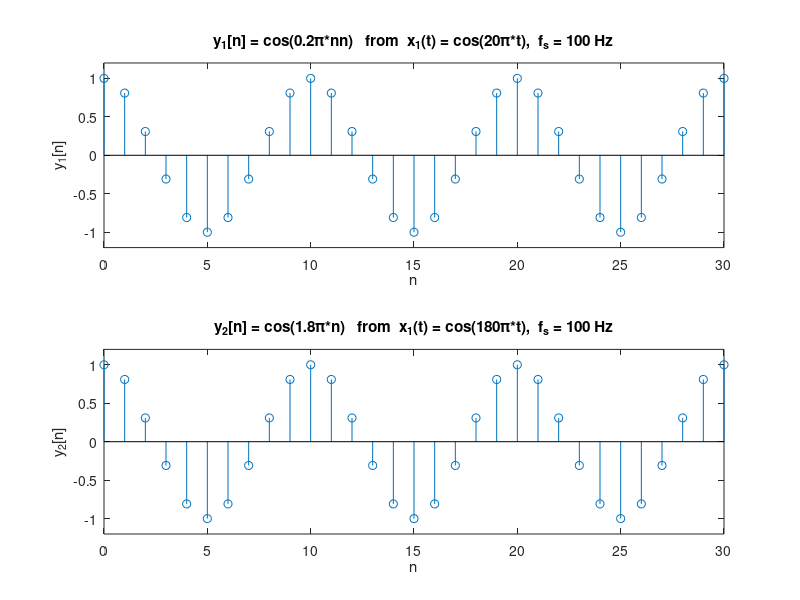
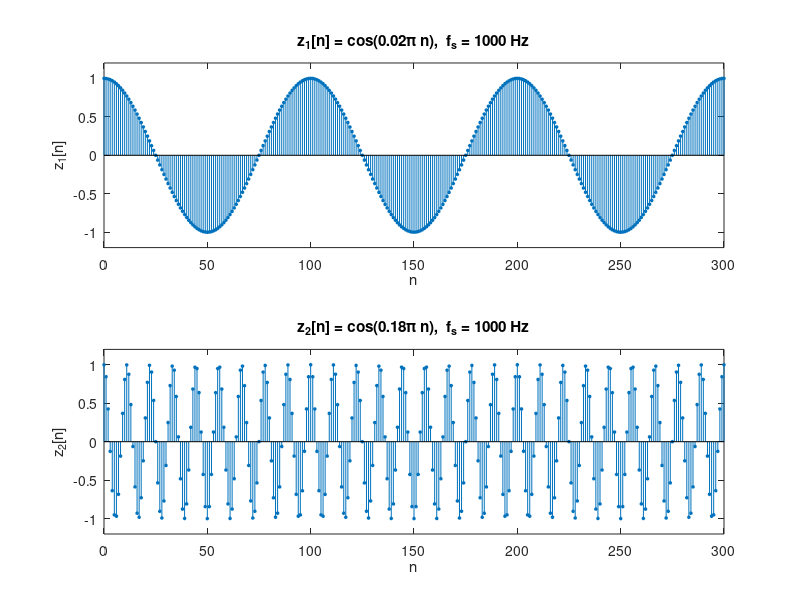
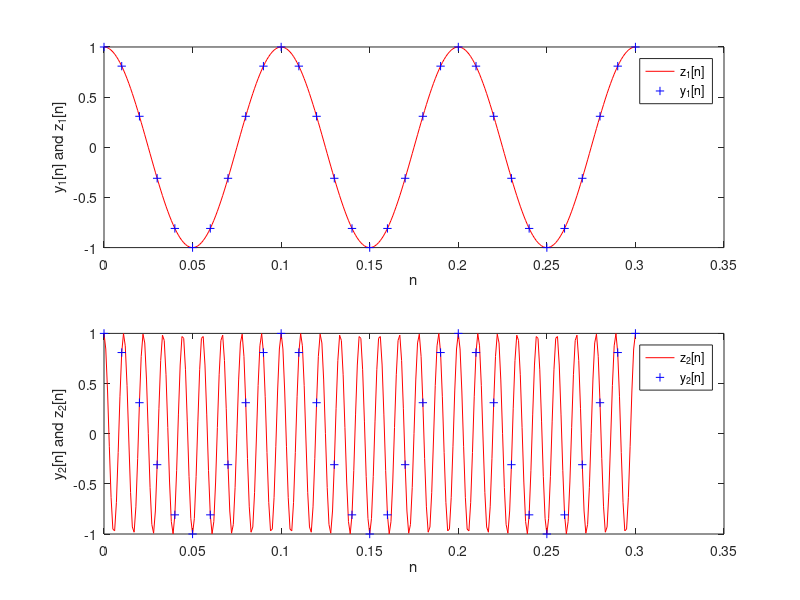
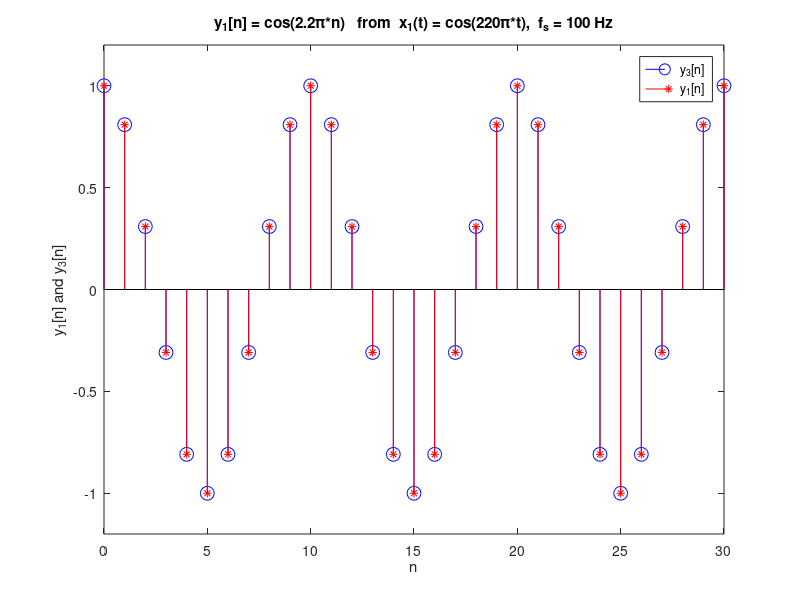

Source code (MATLAB) for these figures, in order:
%a)
figure
 
n = 0 : 30;
Fs = 100;                % sampling rate, Hz
T = 1/Fs;
y1 = cos(20 * pi * n * T);    % x1(t) = cos(20*pi*t), 10 Hz  -> cos(0.2*pi*n)
y2 = cos (180 * pi * n * T);  % x2(t) = cos(180*pi*t), 90 Hz -> cos(1.8*pi*n)
                              % 90 Hz > Fs/2 = 50, so it aliases to 10 Hz
 
subplot(2, 1, 1);
stem(n, y1);
xlabel('n');
ylabel('y_1[n]');
ylim([-1.2 1.2]);
title('y_1[n] = cos(0.2\pi*nn)   from  x_1(t) = cos(20\pi*t),  f_s = 100 Hz');
 
subplot(2, 1, 2);
stem(n, y2);
xlabel('n');
ylabel('y_2[n]');
ylim([-1.2 1.2]);
title('y_2[n] = cos(1.8\pi*n)   from  x_1(t) = cos(180\pi*t),  f_s = 100 Hz');
 
%b)
fs2 = 1000;              % 10x the rate, so both signals are now below Nyquist
t2 = 1/fs2;
n2 = 0 : 300;            % 301 samples at 1000 Hz = same 0.3 s window as part a
 
z1 = cos(20 * pi * n2 * t2);    % 10 Hz, correctly sampled
z2 = cos (180 * pi * n2 * t2);  % 90 Hz, correctly sampled
 
figure
subplot(2,1,1);
stem(n2, z1, 'filled', 'MarkerSize', 2);
xlabel('n');
ylabel('z_1[n]');
ylim([-1.2 1.2]);
title('z_1[n] = cos(0.02\pi n),  f_s = 1000 Hz');
 
subplot(2,1,2);
stem(n2, z2, 'filled', 'MarkerSize', 2);
xlabel('n');
ylabel('z_2[n]');
ylim([-1.2 1.2]);
title('z_2[n] = cos(0.18\pi n),  f_s = 1000 Hz');
 
figure
 
subplot(2,1,1);
plot(n2/fs2, z1,'r-', n/Fs, y1, 'b+');   % divide by fs to put both on a
                                         % common time axis before overlaying
xlabel('n');
ylabel('y_1[n] and z_1[n]');
legend('z_1[n]', 'y_1[n]');              % y1 markers sit on the z1 curve
 
subplot(2,1,2);
plot(n2/fs2, z2, 'r-', n/Fs, y2, 'b+');
xlabel('n');
ylabel('y_2[n] and z_2[n]');
legend('z_2[n]', 'y_2[n]');              % y2 markers follow a 10 Hz alias,
                                         % not the 90 Hz z2 curve
 
% c) using c f3 = 10 + m(100) = 110hz
figure
 
n3 = 0 : 30;
Fs3 = 100;
T3 = 1/Fs3;
x3 = cos(220 * pi * n3 * T3);   % cos(2.2*pi*n) = cos(0.2*pi*n) = y1[n]
 
stem(n3, x3, 'bo', 'MarkerSize', 10);   % big circles so both series show,
hold on                                 % since the two are exactly equal
stem(n, y1, 'r*');
hold off
 
xlabel('n');
ylabel('y_1[n] and y_3[n]');
ylim([-1.2 1.2]);
legend('y_3[n]', 'y_1[n]');
title('y_1[n] = cos(2.2\pi*n)   from  x_1(t) = cos(220\pi*t),  f_s = 100 Hz');
